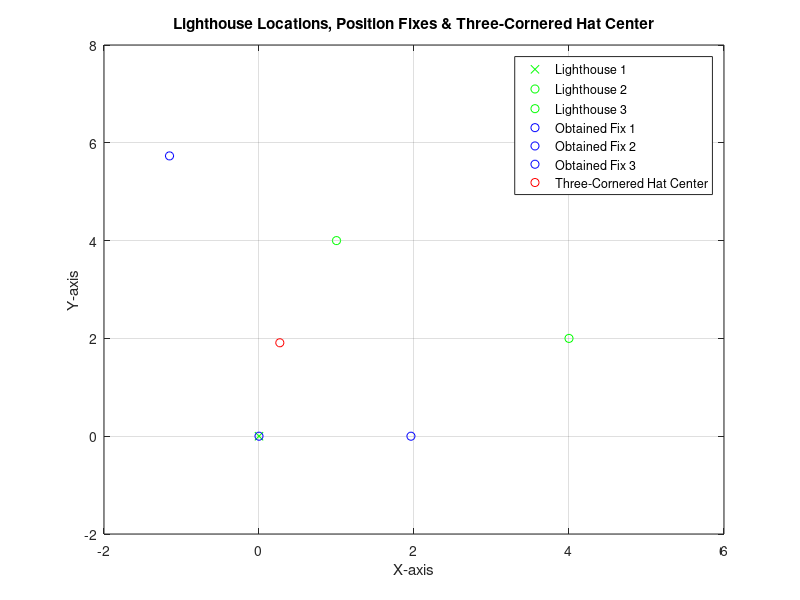

Write MATLAB code to recreate this figure.
% Given data
x1 = 0; 
y1 = 0;

x2 = 4;
y2 = 2;

x3 = 1;
y3 = 4; 

% Bearing angles
theta1 = deg2rad(-140);  
theta2 = deg2rad(90);
theta3 = deg2rad(-30);

% Compute tan values
T1 = tan(pi/2 - theta1);
T2 = tan(pi/2 - theta2);
T3 = tan(pi/2 - theta3);

% Compute position fixes
A1 = [T1*x1 - y1; T2*x2 - y2];
B1 = [T1 -1; T2 -1];
result1 = A1.*inv(B1);
x01 = result1(1);
y01 = result1(2);

A2 = [T2*x2 - y2; T3*x3 - y3];
B2 = [T2 -1; T3 -1];
result2 = A2.*inv(B2);
x02 = result2(1);
y02 = result2(2);

A3 = [T3*x3 - y3; T1*x1 - y1];
B3 = [T3 -1; T1 -1];
result3 = A3.*inv(B3);
x03 = result3(1);
y03 = result3(2);

% Compute mean position 
x0 = mean([x01 x02 x03]);
y0 = mean([y01 y02 y03]);

% Plot results
figure;
plot(x1,y1,'gx');
hold on
plot(x2,y2,'go');
plot(x3,y3,'go');
plot(x01,y01,'bo');
plot(x02,y02,'bo');
plot(x03,y03,'bo');   
plot(x0,y0,'ro');
grid on;
xlabel('X-axis');
ylabel('Y-axis');
title('Lighthouse Locations, Position Fixes & Three-Cornered Hat Center');
legend('Lighthouse 1','Lighthouse 2','Lighthouse 3', 'Obtained Fix 1','Obtained Fix 2','Obtained Fix 3','Three-Cornered Hat Center', 'Location','best');

xlim([-2 6])
ylim([-2 8])